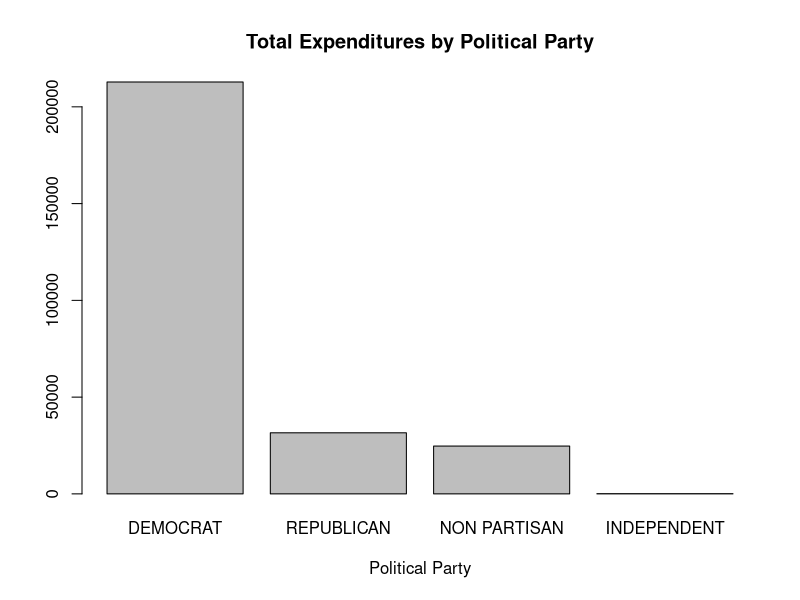
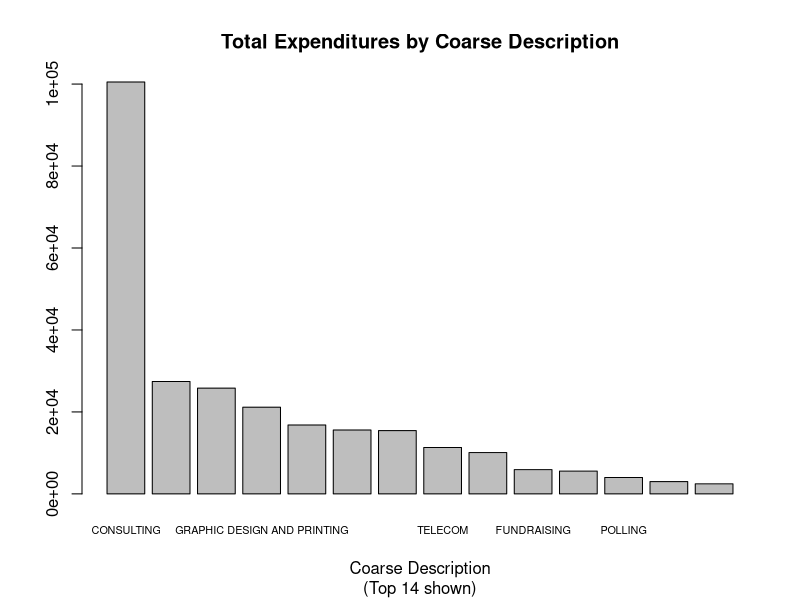
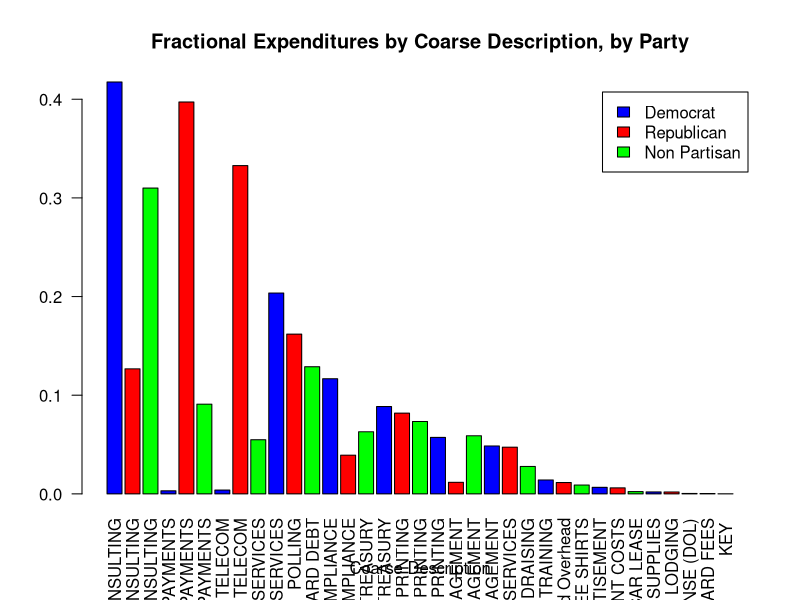
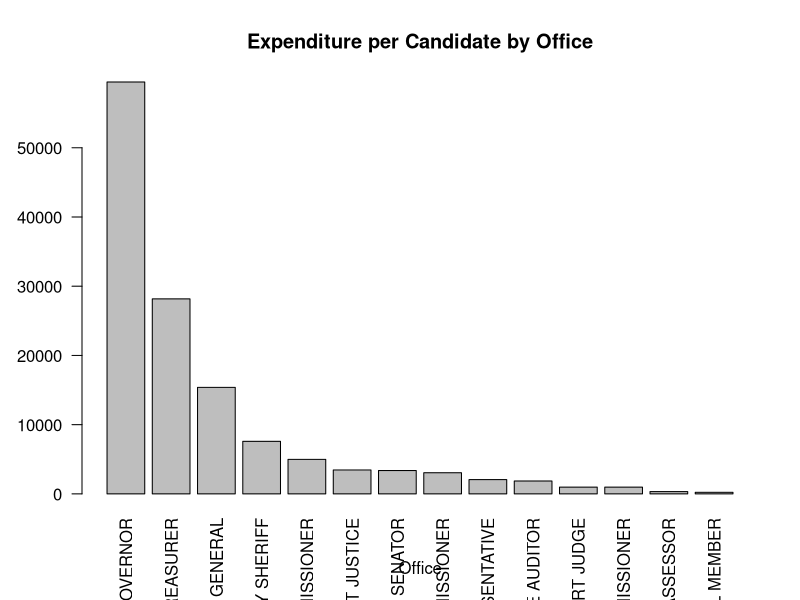
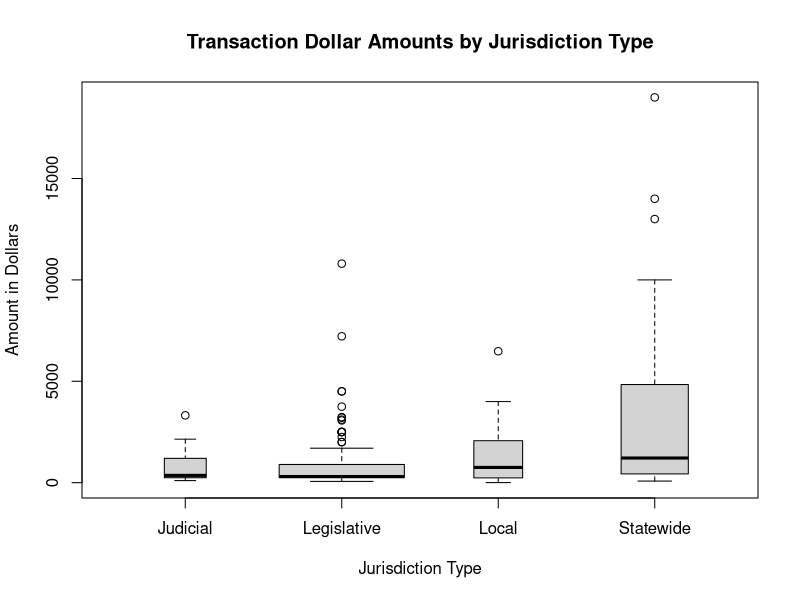

Recreate these plots in R, in order.
## ---- chunk 1
knitr::opts_chunk$set(echo = TRUE)
## ---- chunk 2
DebtRaw = read.csv("../dataset/CandidateDebtDummy.csv", na.strings='#N/A')

# Split off left table
DebtLeft = DebtRaw[, seq(9)]

# Split off right table
DebtRight = DebtRaw[, seq(10, ncol(DebtRaw))]

# Rename DUMMY to office
colnames(DebtRight)[0] <- 'office'

# Keep cases with at least one non-NA entry
DebtRightValid <- DebtRight[rowSums(!is.na(DebtRight)) > 0,]

# Drop duplicates
Debt <- unique(DebtRightValid)
## ---- chunk 3

# sum amount by party
amountbyparty <-aggregate(Debt['amount'], by=list(party=Debt$party), FUN=sum)

#format method, which is necessary for formating in a data.frame   
format.money  <- function(x, ...) {
  paste0("$", formatC(as.numeric(x), format="f", digits=2, big.mark=","))
}
class(amountbyparty$amount) <- c("money",class(amountbyparty$amount))


# sort the list descending, create pareto
amountbyparty <- amountbyparty[order(amountbyparty$amount, decreasing=TRUE),]

# bar plot tutorial https://www.statmethods.net/graphs/bar.html
barplot(amountbyparty$amount, main="Total Expenditures by Political Party", 
  	xlab="Political Party",
  	names.arg=amountbyparty$party,
  	cex.names=1)

## ---- chunk 4
desc_to_coarsedesc = read.csv("../dataset/description_to_coarsedescription.csv", na.strings='#N/A')
# we need to merge coarsedescription into Debt by description
Debt2=merge(Debt,desc_to_coarsedesc[c('description','coarsedescription')])

# Put 0 for position when there is no value
Debt2$position[is.na(Debt2$position)] <- 0
Debt2$legislativedistrict[is.na(Debt2$legislativedistrict)] <- 0

# sum amount by coarsedescription
amountbycoarsedesc <-aggregate(Debt2['amount'], by=list(coarsedescription=Debt2$coarsedescription), FUN=sum)

#format method, which is necessary for formating in a data.frame   
format.money  <- function(x, ...) {
  paste0("$", formatC(as.numeric(x), format="f", digits=2, big.mark=","))
}
class(amountbycoarsedesc$amount) <- c("money",class(amountbycoarsedesc$amount))


# sort the list descending, create pareto
amountbycoarsedesc <- amountbycoarsedesc[order(amountbycoarsedesc$amount, decreasing=TRUE),]
#print(amountbycoarsedesc)

nbars=14
topn=amountbycoarsedesc[1:nbars,]
?barplot
# bar plot tutorial https://www.statmethods.net/graphs/bar.html
barplot(topn$amount, main="Total Expenditures by Coarse Description",
        sub=paste(c("(Top", nbars, "shown)"), collapse = " "),
  	xlab="Coarse Description",
  	names.arg=topn$coarsedescription,
  	cex.names=0.65)

# Maybe I should make a function for bar charts, since I will be making many of them.

## ---- chunk 5

# Rename "subject" column to "N"
names(amountbyparty)[names(amountbyparty)=="amount"] <- "totalamountbyparty"

#rollup debt2 by coarsedesc and party
expense_by_coarsedesc_by_party <-aggregate(Debt2['amount'],                                         by=list(coarsedescription=Debt2$coarsedescription, party=Debt2$party), FUN=sum)


#merge totalamount into expense_by_coarsedesc_by_party
frac_by_coarsedesc_by_party <- merge(expense_by_coarsedesc_by_party,amountbyparty)
# compute fraction
frac_by_coarsedesc_by_party$fractionofpartytotal <- frac_by_coarsedesc_by_party$amount / frac_by_coarsedesc_by_party$totalamountbyparty

# drop independents
frac_by_coarsedesc_by_party <- frac_by_coarsedesc_by_party[frac_by_coarsedesc_by_party$party != "INDEPENDENT", ]

# get max frac by coarsedescription (across parties)
maxfrac_by_coarsedesc <-aggregate(frac_by_coarsedesc_by_party['fractionofpartytotal'],
                                           by=list(coarsedescription=frac_by_coarsedesc_by_party$coarsedescription), FUN=max)

# Rename "fractionofpartytotal" column to "maxfracofpartytotal"
names(maxfrac_by_coarsedesc)[names(maxfrac_by_coarsedesc)=="fractionofpartytotal"] <- "maxfracofpartytotal"

#merge maxfrac into frac_by_coarsedesc_by_party
frac_by_coarsedesc_by_party2=merge(frac_by_coarsedesc_by_party,maxfrac_by_coarsedesc)


# assign part number to put nonpartisan last
frac_by_coarsedesc_by_party2$partynumber<-ifelse(frac_by_coarsedesc_by_party2$party=="DEMOCRAT",1,
		ifelse(frac_by_coarsedesc_by_party2$party=="REPUBLICAN",2,3
		))

#Now, sort the df by maxfracofpartytotal desc, then by partynumber
frac_by_coarsedesc_by_party2 <- frac_by_coarsedesc_by_party2[order(-frac_by_coarsedesc_by_party2$maxfracofpartytotal,
                                                                   frac_by_coarsedesc_by_party2$partynumber),]

# Now we can finally make a grouped pareto!
frac_by_coarsedesc_by_party2$barlabels <- ""
frac_by_coarsedesc_by_party2$barlabels <- frac_by_coarsedesc_by_party2$barlabels <-

  
# Trick Make labels which are non blank only when row mod 3 =2
x<-1:nrow(frac_by_coarsedesc_by_party2)
y <- x%%3==2

cd=frac_by_coarsedesc_by_party2$coarsedescription
frac_by_coarsedesc_by_party2$barlabels <- with(frac_by_coarsedesc_by_party2, ifelse(y,cd,"" ) )

cd <- frac_by_coarsedesc_by_party2$coarsedescription
frac_by_coarsedesc_by_party2$barlabels <- ifelse(y,frac_by_coarsedesc_by_party2$coarsedescription,"" )


# now make a sidebyside bar chart
barplot(frac_by_coarsedesc_by_party2$fractionofpartytotal, main="Fractional Expenditures by Coarse Description, by Party",
        xlab="Coarse Description", col=c("blue","red","green"),
        legend = c("Democrat","Republican","Non Partisan"), beside=TRUE, names.arg=frac_by_coarsedesc_by_party2$coarsedescription, las=2)

## ---- chunk 6
# get sum of amount by DUMMY
#sumbyoffice <- aggregate(Debt2['amount'],
#by=list(office=Debt2$DUMMY), FUN=sum)

# get sum(amount) and n rows by unique value of DUMMY, legislativedistrict, position, and party,
# and jurisdictiontype (in case I summarize by that later).
sumbycand <- aggregate(Debt2['amount'],
by=list(office=Debt2$DUMMY, legislativedistrict=Debt2$legislativedistrict, position=Debt2$position, party=Debt2$party, jurisdictiontype=Debt2$jurisdictiontype), FUN=sum)


# now sum the amounts in sumbycand and count rows by office
sumbyoffice <- aggregate(sumbycand['amount'], by=list(office=sumbycand$office), FUN=sum)
countbyoffice <- aggregate(sumbycand['position'], by=list(office=sumbycand$office), FUN=length)

# Rename cols
names(sumbyoffice)[names(sumbyoffice)=="amount"] <- "totalamount"
names(countbyoffice)[names(countbyoffice)=="position"] <- "ncandidates"

# merge the sum and count data
amountperjob <- merge(sumbyoffice,countbyoffice)
amountperjob$mean_amount <- amountperjob$totalamount / amountperjob$ncandidates

# sort by mean_amount desc
# sort the list descending, create pareto
amountperjob <- amountperjob[order(amountperjob$mean_amount, decreasing=TRUE),]

# bar plot tutorial https://www.statmethods.net/graphs/bar.html
barplot(amountperjob$mean_amount, main="Expenditure per Candidate by Office", 
  	xlab="Office",
  	names.arg=amountperjob$office,
  	cex.names=1, las=2)


## ---- chunk 7

?boxplot
# Expenditure amounts by jurisdictiontype
boxplot(amount~jurisdictiontype,data=Debt2, main="Transaction Dollar Amounts by Jurisdiction Type", 
  	xlab="Jurisdiction Type", ylab="Amount in Dollars", varwidth=T)

## ---- chunk 8
# Time component

## ---- chunk 9
# Time component

# Copy Debt2 to Debt3
Debt3 <- Debt2

# Create dummy variable, TREASURY
Debt3$Treasury<-ifelse(Debt3$coarsedescription=="TREASURY",1,0)


" HERE I AM END OF EVENING 24MAY2018.  I would like to 
know how to perform multiple aggregations on multiple variables in R.

I have thrudate, amount, and Treasury.  I need sum, count, and mean of amount and mean of Treasury by thrudate

"

# Now get sum, count, and mean of amount and mean of Treasury by thrudate
#timestats=aggregate(Debt3$amount, function(x) {
# c(sum=sum(x), count=length(x), mean=mean(x))}, by=list(thrudate=Debt3$thrudate))

#timestats <- aggregate(. ~thrudate, data = Debt3[c("thrudate", "amount")], FUN = function(x) c(sm=sum(x), ave = #mean(x), n = length(x) ) )



# sum amount by party
#amountbyparty <-aggregate(Debt['amount'], by=list(party=Debt$party), FUN=sum)




#merge(aggregate(z~y, data[data$x==1,], function(x) {
# c(mean=mean(x, na.rm=TRUE), quantile(x, na.rm=TRUE))
#}), list(y=unique(data$y)), all=TRUE)

#plot(duration, waiting,            # plot the variables 
#+   xlab="Eruption duration",        # x−axis label 
#+   ylab="Time waited")              # y−axis label
